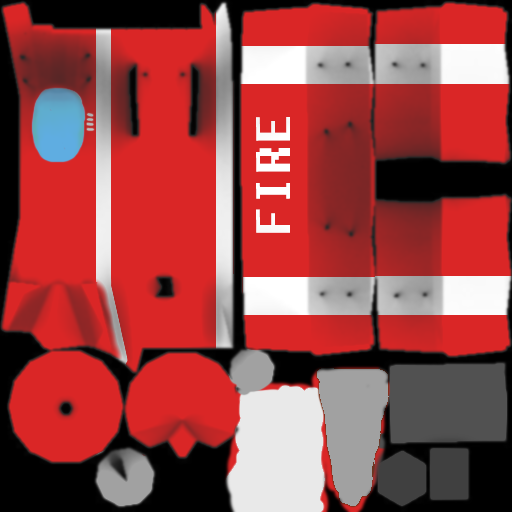
#> input picture arduino_nano/lib/MPU6050/examples/MPU6050_DMP6_using_DMP_V6.12/MPUplane/data/diffuse_512.png, 512 x 512 px, given in place of the camera
$ python camera.py
#> lines starting #> are read from the running program, lines starting #| are printed output that depends on the picture; after the words box and inside, x2 and y2 are one past the last pixel; in counts of white or black regions, pixels touching at a corner belong together
from __future__ import print_function
import cv2 as cv
import argparse
import numpy as np
max_value = 255
max_value_H = 360//2
low_H = 86
low_S = 61
low_V = 62
high_H = 124
high_S = max_value
high_V = max_value
window_capture_name = 'Video Capture'
window_detection_name = 'Object Detection'
low_H_name = 'Low H'
low_S_name = 'Low S'
low_V_name = 'Low V'
high_H_name = 'High H'
high_S_name = 'High S'
high_V_name = 'High V'


def on_low_H_thresh_trackbar(val):
    global low_H
    global high_H
    low_H = val
    low_H = min(high_H-1, low_H)
    cv.setTrackbarPos(low_H_name, window_detection_name, low_H)


def on_high_H_thresh_trackbar(val):
    global low_H
    global high_H
    high_H = val
    high_H = max(high_H, low_H+1)
    cv.setTrackbarPos(high_H_name, window_detection_name, high_H)


def on_low_S_thresh_trackbar(val):
    global low_S
    global high_S
    low_S = val
    low_S = min(high_S-1, low_S)
    cv.setTrackbarPos(low_S_name, window_detection_name, low_S)


def on_high_S_thresh_trackbar(val):
    global low_S
    global high_S
    high_S = val
    high_S = max(high_S, low_S+1)
    cv.setTrackbarPos(high_S_name, window_detection_name, high_S)


def on_low_V_thresh_trackbar(val):
    global low_V
    global high_V
    low_V = val
    low_V = min(high_V-1, low_V)
    cv.setTrackbarPos(low_V_name, window_detection_name, low_V)


def on_high_V_thresh_trackbar(val):
    global low_V
    global high_V
    high_V = val
    high_V = max(high_V, low_V+1)
    cv.setTrackbarPos(high_V_name, window_detection_name, high_V)


parser = argparse.ArgumentParser(
    description='Code for Thresholding Operations using inRange tutorial.')
parser.add_argument(
    '--camera', help='Camera divide number.', default=0, type=int)
args = parser.parse_args()
cap = cv.VideoCapture(args.camera)
cv.namedWindow(window_capture_name)
cv.namedWindow(window_detection_name)
cv.createTrackbar(low_H_name, window_detection_name, low_H,
                  max_value_H, on_low_H_thresh_trackbar)
cv.createTrackbar(high_H_name, window_detection_name, high_H,
                  max_value_H, on_high_H_thresh_trackbar)
cv.createTrackbar(low_S_name, window_detection_name, low_S,
                  max_value, on_low_S_thresh_trackbar)
cv.createTrackbar(high_S_name, window_detection_name, high_S,
                  max_value, on_high_S_thresh_trackbar)
cv.createTrackbar(low_V_name, window_detection_name, low_V,
                  max_value, on_low_V_thresh_trackbar)
cv.createTrackbar(high_V_name, window_detection_name, high_V,
                  max_value, on_high_V_thresh_trackbar)


while True:

    ret, frame = cap.read()
#> frame is the input picture: shape (512, 512, 3); mean B, G, R 69.6, 69.1, 152.4
    if frame is None:
        break
    frame_HSV = cv.cvtColor(frame, cv.COLOR_BGR2HSV)
#> frame_HSV: shape (512, 512, 3); mean H, S, V 1.4, 112.4, 153.7

    frame_threshold = cv.inRange(
        frame_HSV, (low_H, low_S, low_V), (high_H, high_S, high_V))
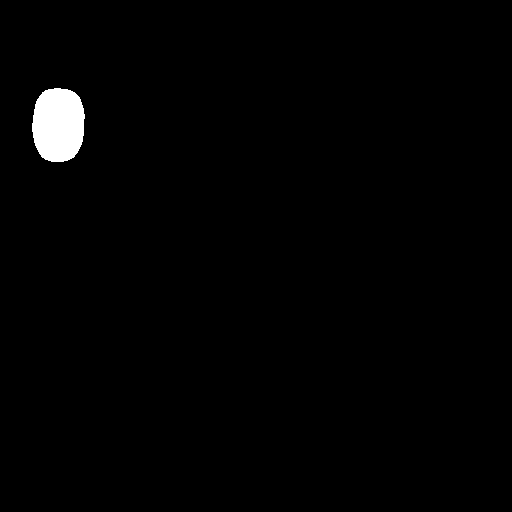
#> frame_threshold: shape (512, 512); 1.2% white; 1 white region

    contours, hierarchy = cv.findContours(frame_threshold, 1, 2)
#> contours = 1 contour; box (x1, y1, x2, y2) and area: (32, 88, 85, 162) 3136

    if len(contours):
        cnt = max(contours, key=lambda x: cv.contourArea(x))
#> cnt = contour of 91 points, box (x1, y1, x2, y2) (32, 88, 85, 162), area 3136
        if cv.contourArea(cnt) > 1000:
            M = cv.moments(cnt)
#> M = moments, m00 3136.5, centre m10/m00, m01/m00 = (58.02, 124.3)

            cx = int(M['m10']/M['m00'])
#> cx = 58
            cy = int(M['m01']/M['m00'])
#> cy = 124

            cv.circle(frame, (cx, cy), 5, (255, 255, 255), -1)
#> frame: shape (512, 512, 3); 0.03% of pixels changed, all inside (x1, y1, x2, y2) = (53, 119, 64, 130)

            x,y,w,h = cv.boundingRect(cnt)
#> x = 32; y = 88; w = 53; h = 74
            cv.rectangle(frame,(x,y),(x+w,y+h),(0,255,0),2)

            rect = cv.minAreaRect(cnt)
#> rect = ((57.76, 124.6), (73.4, 51.62), -86.63)
            box = cv.boxPoints(rect).astype(int)
#> box = [[81, 162], [29, 159], [34, 86], [85, 89]]
            # box = np.int8(box)
            cv.drawContours(frame,[box],0,(0,0,255),2)
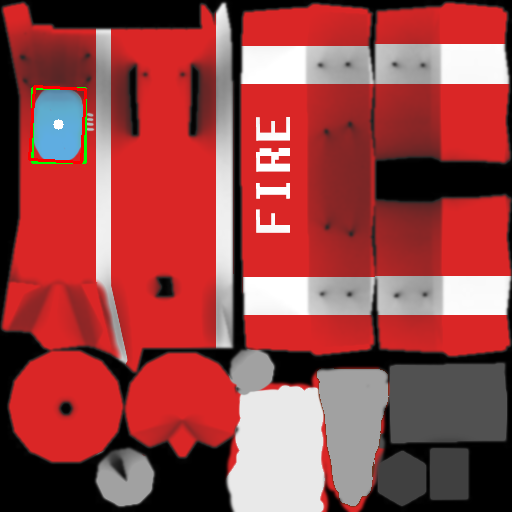
#> frame: shape (512, 512, 3); mean B, G, R 69.3, 69.2, 152.5

            # [4 lines of commented-out code are left out]

    cv.imshow(window_capture_name, frame)
    cv.imshow(window_detection_name, frame_threshold)

    key = cv.waitKey(30)
#> (key q is pressed here)
    if key == ord('q') or key == 27:
        break
